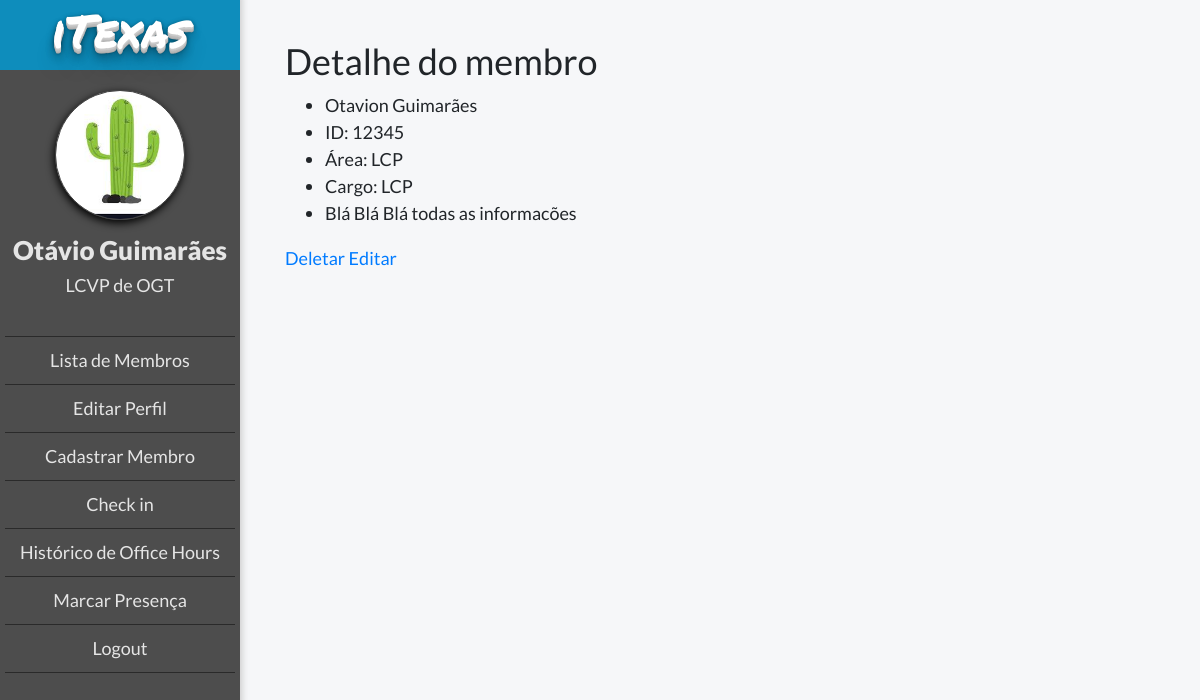
/members/view/12345 (signed in), run on an earlier commit of the app's database.
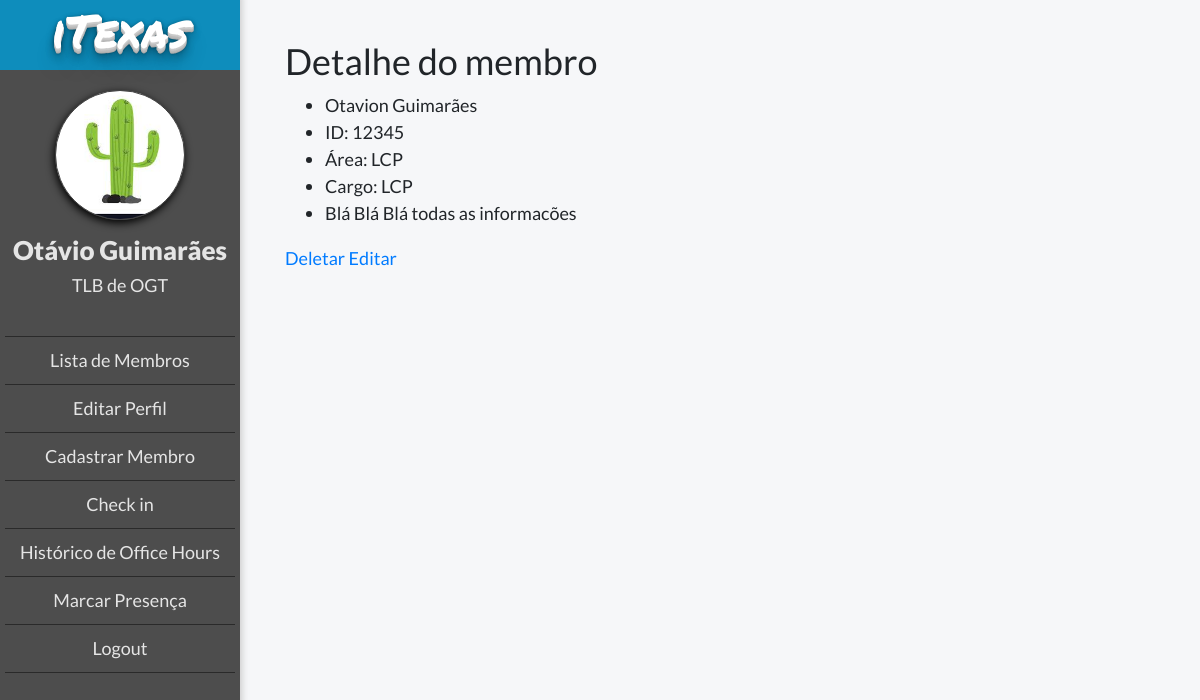
And on a later commit of the database.
### members/models.py (models this page shows, shortened)
class MyUser(AbstractBaseUser):
    POST = (('1,', 'LCP'), ('2', 'LCVP'), ('3', 'TLB'), ('4', 'Membro'))
    DEPARTMENT = (
    ('1', 'LCP'), ('2', 'PM'), ('3', 'F&L'), ('4', 'B2C'), ('5', 'B2B'), ('6', 'OGE'), ('7', 'OGT'), ('8', 'OGV'),
    ('9', 'IGE'), ('10', 'IGT'),)
    email = models.EmailField(verbose_name='E-mail', max_length=255, unique=True)
    podio_code = models.CharField(max_length=10, verbose_name='ID do Podio', unique=True)
    first_name = models.CharField(max_length=20, verbose_name='Nome')
    last_name = models.CharField(max_length=20, verbose_name='Sobrenome')
    post = models.CharField(max_length=2, choices=POST, blank=True, null=True, verbose_name='Cargo')
    department = models.CharField(max_length=2, choices=DEPARTMENT, blank=True, null=True, verbose_name='Área')
    leader = models.ForeignKey("MyUser", blank=True, null=True, on_delete=models.SET_NULL, verbose_name='Líder')
    is_working = models.BooleanField(default=False)
    is_active = models.BooleanField(default=True, verbose_name='Está ativo')
    is_admin = models.BooleanField(default=False, verbose_name='É administrador')
    objects = MyUserManager()
    USERNAME_FIELD = 'podio_code'
    REQUIRED_FIELDS = ['email', 'first_name']

### members/views.py (the view)
# urls.py: path('view/<int:podio_code>', views.member_view, name='member_view'),
@login_required
def member_view(request, podio_code):
    user = get_object_or_404(MyUser, podio_code=podio_code)
    return render(request, 'members/member_detail.html', {'user': user, 'request_user': request.user})

### templates/members/member_detail.html
{% extends "base.html" %}
{% if user.is_authenticated %}
    {% block body_block %}
    <h2>Detalhe do membro</h2>
        <ul>
                <li> {{ user.first_name  }} {{ user.last_name }}</li>
                <li> ID: {{ user.podio_code }}</li>
                <li> Área: {{ user.get_department_display }}</li>
                <li> Cargo: {{ user.get_post_display }}</li>
                <li> Blá Blá Blá todas as informacões</li>
        </ul>
        <a href="{% url 'member_delete' user.podio_code %}">Deletar</a>
        <a href="{% url 'member_edit' user.podio_code %}">Editar</a>
    {% endblock %}
{% else %}
    <h2>Logar</h2>
{% endif %}

### templates/base.html (shortened to what this page needs)
{% load static %}
<!DOCTYPE html>
<html lang="en">
<head>
    <link rel="stylesheet" href="https://stackpath.bootstrapcdn.com/bootstrap/4.3.1/css/bootstrap.min.css"
>
    <link rel="stylesheet" href="https://maxcdn.bootstrapcdn.com/font-awesome/4.5.0/css/font-awesome.min.css">
    <link rel="stylesheet" href="{% static 'css/style.css' %}">
</head>
<body>
{% if user.is_authenticated %}
    <div class="ogr-container">
    <div class="page-body">
    <div class="lateral-menu">
        <div class="logo-area">
            <h2 class="logo-mobile">iTexas</h2>
        </div>
        <div class="menu-area">
            <div class="profile-picture"></div>
            <div class="member-infos">
                <h2 class="member-name">{{ request_user.first_name }} {{ request_user.last_name }}</h2>
                <h3 class="member-area">{{ request_user.get_post_display }} de {{ request_user.get_department_display }}</h3>
            </div>
            <ul class="function-list">
                <li><a href="{% url 'member_list' %}" class="button">Lista de Membros</a></li>
                <li><a href="{% url 'member_edit' user.podio_code %}" class="button">Editar Perfil</a></li>
                <li><a href="{% url 'register' %}" class="button">Cadastrar Membro</a></li>
                {% if user.is_working %}
                    <li><a href="{% url 'check' %}" class="button">Check out</a></li>
                {% else %}
                    <li><a href="{% url 'check' %}" class="button">Check in</a></li>
                {% endif %}
                <li><a href="{% url 'office_hours_history' %}" class="button">Histórico de Office Hours</a></li>
                <li><a href="" class="button">Marcar Presença</a></li>
                {% if user.is_authenticated %}
                    <li><a href="{% url 'user_logout' %}">Logout</a></li>
                {% else %}
                    <li><a class="navbar-link" href="{% url 'user_login' %}">Login</a></li>
                {% endif %}
            </ul>
        </div>
    </div>
    <div class="body-content">
        <div class="body-container">
            {% block body_block %}
            {% endblock %}
        </div>
    </div>
{% endif %}
</div>
</body>
</html>

What changed in the data, as far as the page shows it:
changed MyUser "Otávio": post "LCVP" → "TLB"
